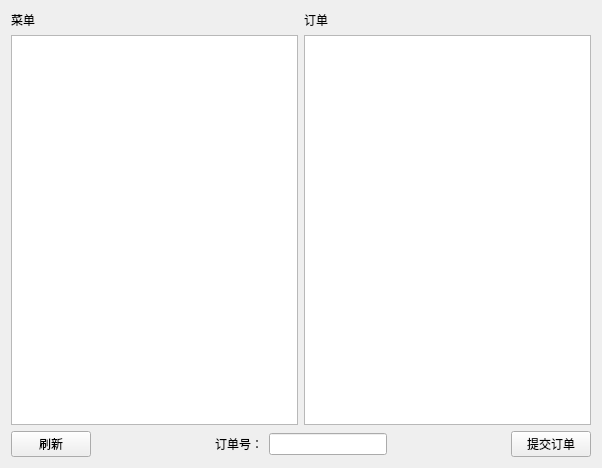
<?xml version="1.0" encoding="UTF-8"?>
<ui version="4.0">
 <class>Cashier</class>
 <widget class="QWidget" name="Cashier">
  <property name="geometry">
   <rect>
    <x>0</x>
    <y>0</y>
    <width>602</width>
    <height>468</height>
   </rect>
  </property>
  <property name="windowTitle">
   <string>Cashier</string>
  </property>
  <layout class="QGridLayout" name="gridLayout_2">
   <item row="0" column="0">
    <layout class="QGridLayout" name="gridLayout">
     <item row="0" column="0">
      <layout class="QHBoxLayout" name="horizontalLayout_2">
       <item>
        <layout class="QVBoxLayout" name="verticalLayout">
         <item>
          <widget class="QLabel" name="label">
           <property name="text">
            <string>菜单</string>
           </property>
          </widget>
         </item>
         <item>
          <widget class="QTableWidget" name="tw_menu"/>
         </item>
        </layout>
       </item>
       <item>
        <layout class="QVBoxLayout" name="verticalLayout_2">
         <item>
          <widget class="QLabel" name="label_2">
           <property name="text">
            <string>订单</string>
           </property>
          </widget>
         </item>
         <item>
          <widget class="QTableWidget" name="tw_order"/>
         </item>
        </layout>
       </item>
      </layout>
     </item>
     <item row="1" column="0">
      <layout class="QHBoxLayout" name="horizontalLayout">
       <item>
        <widget class="QPushButton" name="pb_re">
         <property name="text">
          <string>刷新</string>
         </property>
        </widget>
       </item>
       <item>
        <spacer name="horizontalSpacer_3">
         <property name="orientation">
          <enum>Qt::Horizontal</enum>
         </property>
         <property name="sizeHint" stdset="0">
          <size>
           <width>40</width>
           <height>20</height>
          </size>
         </property>
        </spacer>
       </item>
       <item>
        <widget class="QLabel" name="label_3">
         <property name="text">
          <string>订单号：</string>
         </property>
        </widget>
       </item>
       <item>
        <widget class="QLineEdit" name="le_id"/>
       </item>
       <item>
        <spacer name="horizontalSpacer">
         <property name="orientation">
          <enum>Qt::Horizontal</enum>
         </property>
         <property name="sizeHint" stdset="0">
          <size>
           <width>40</width>
           <height>20</height>
          </size>
         </property>
        </spacer>
       </item>
       <item>
        <widget class="QPushButton" name="pb_ok">
         <property name="text">
          <string>提交订单</string>
         </property>
        </widget>
       </item>
      </layout>
     </item>
    </layout>
   </item>
  </layout>
 </widget>
 <layoutdefault spacing="6" margin="11"/>
 <resources/>
 <connections/>
</ui>
